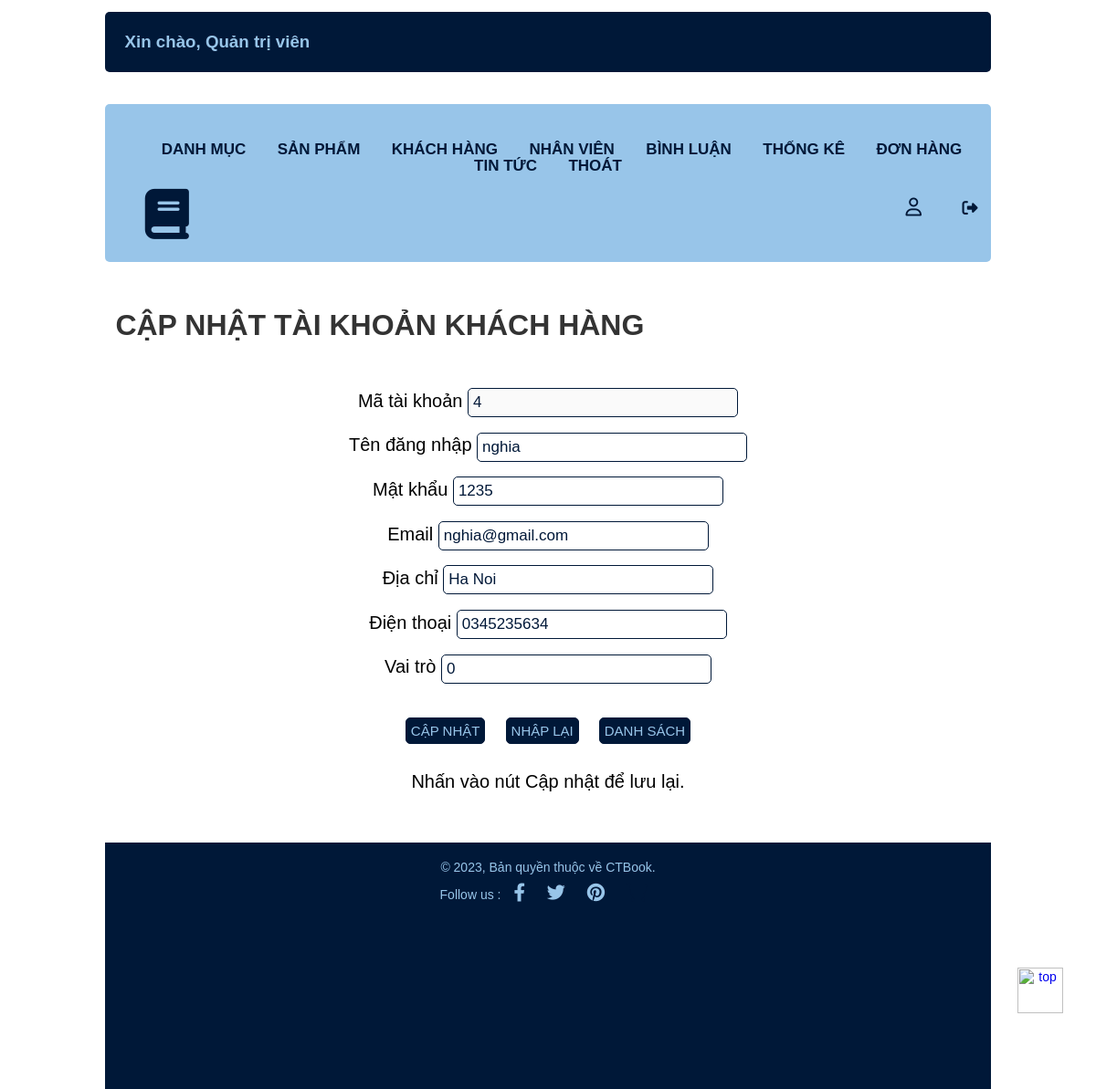
The app's page /admin/index.php?act=suakh&id=4 with its own data.
### tables this page shows
CREATE TABLE `taikhoan` (
  `id` int(10) NOT NULL,
  `user` varchar(50) NOT NULL,
  `pass` varchar(50) NOT NULL,
  `email` varchar(255) NOT NULL,
  `address` varchar(255) DEFAULT NULL,
  `tel` varchar(12) DEFAULT NULL,
  `role` tinyint(4) NOT NULL DEFAULT 0
);

### model/pdo.php (called while the page is built, shortened)
<?php
function pdo_get_connection(){
    $dburl= "mysql:host=localhost;dbname=shop;charset=utf8";
    $username= 'root';
    $password= '';
    $conn= new PDO($dburl, $username, $password);
    $conn->setAttribute(PDO::ATTR_ERRMODE, PDO::ERRMODE_EXCEPTION);
    return $conn;
}
function pdo_query_one($sql){
    $sql_args= array_slice(func_get_args(), 1);
    try {
        $conn= pdo_get_connection();
        $stmt= $conn->prepare($sql);
        $stmt->execute($sql_args);
        $row= $stmt->fetch(PDO::FETCH_ASSOC);
        return $row;
    } catch (PDOException $e) {
        throw $e;
    }
    finally{
        unset($conn);
    }
}
?>

### model/taikhoan.php (called while the page is built, shortened)
<?php
    function loadone_taikhoan($id){
        $sql= "select * from taikhoan where id=".$id;
        $tk= pdo_query_one($sql);
        return $tk;
    }
?>

### admin/taikhoan/update.php (the view, shortened to what this page needs)
<?php
    if (is_array($taikhoan)) {
        extract($taikhoan);
    }
?>
<div class="row">
    <div class="row frmtitle">
        <h1>CẬP NHẬT TÀI KHOẢN KHÁCH HÀNG</h1>
    </div>
    <div class="row frmcontent">
        <form action="index.php?act=updatekh" method="post" enctype="multipart/form-data">
            <div class="row mb10">
                Mã tài khoản
                <input type="text" name="id" disabled
                    value="<?php if(isset($id) && ($id!="")) echo $id; ?>">
            </div>
            <div class="row mb10">
                Tên đăng nhập
                <input type="text" name="user"
                    value="<?php if(isset($user) && ($user!="")) echo $user; ?>">
            </div>
            <div class="row mb10">
                Mật khẩu
                <input type="text" name="pass"
                    value="<?php if(isset($pass) && ($pass!="")) echo $pass; ?>">
            </div>
            <div class="row mb10">
                Email
                <input type="text" name="email"
                    value="<?php if(isset($email) && ($email!="")) echo $email; ?>">
            </div>
            <div class="row mb10">
                Địa chỉ
                <input type="text" name="diachi"
                    value="<?php if(isset($address) && ($address!="")) echo $address; ?>">
            </div>
            <div class="row mb10">
                Điện thoại
                <input type="number" name="sdt"
                    value="<?php if(isset($tel) && ($tel!="")) echo $tel; ?>">
            </div>
            <div class="row mb10">
                Vai trò
                <input type="text" name="vaitro"
                    value="<?php if(isset($role) && ($role!="")) echo $role; ?>" readonly>
            </div>
            <div class="row mb10-btn">
                <input type="submit" name="capnhat" value="CẬP NHẬT">
                <input type="reset" value="NHẬP LẠI">
                <a href="index.php?act=dskh"><input type="button" value="DANH SÁCH"></a>
            </div>
            <?php
                if(isset($thongbao) && ($thongbao!="")) {
                    echo $thongbao;
                }else{
                    echo "Nhấn vào nút Cập nhật để lưu lại.";
                }
            ?>
        </form>
    </div>
</div>

### css/style.css (style rules this page uses)
* { box-sizing: border-box; font-family: sans-serif; }
.row { float: left; width: 100%; }
.frmcontent { padding: 20px 0px; text-align: center; font-size: 20px; }
.frmtitle > h1 { margin-left: 10%; color: #333; }
.mb10-btn input { font-size: 15px; color: #98C5E9; border-radius: 5px; background-color: #001838; border: 1px #001838 solid; padding: 5px 5px; margin: 2.5% 0.7%; }
.mb10 input { font-size: 17px; margin: 0.7% 0; padding: 5px 5px; width: 25%; color: #001838; border-radius: 5px; border: 1px #001838 solid; }

### records on screen
taikhoan: id "4", user "nghia", pass "1235", email "nghia@gmail.com", diachi "Ha Noi", sdt "0345235634", vaitro "0"
